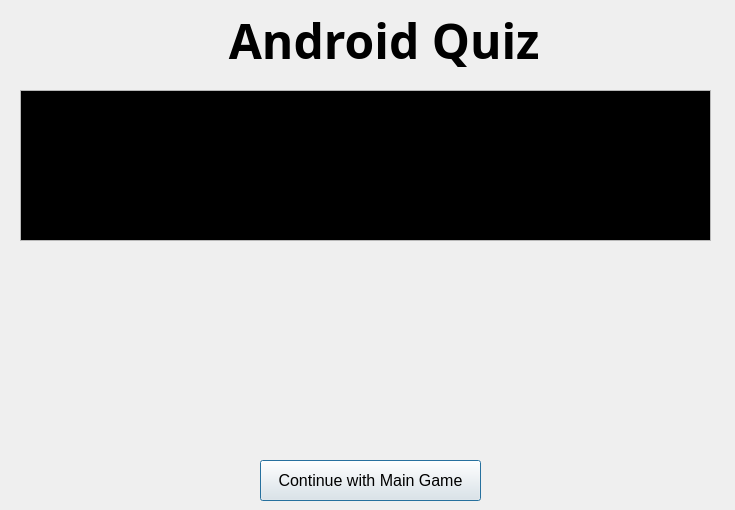
<?xml version="1.0" encoding="UTF-8"?>
<ui version="4.0">
 <class>AndroidQuiz</class>
 <widget class="QDialog" name="AndroidQuiz">
  <property name="geometry">
   <rect>
    <x>0</x>
    <y>0</y>
    <width>735</width>
    <height>510</height>
   </rect>
  </property>
  <property name="windowTitle">
   <string>Android Quiz</string>
  </property>
  <widget class="QTextBrowser" name="question">
   <property name="geometry">
    <rect>
     <x>20</x>
     <y>90</y>
     <width>691</width>
     <height>151</height>
    </rect>
   </property>
   <property name="palette">
    <palette>
     <active>
      <colorrole role="Text">
       <brush brushstyle="SolidPattern">
        <color alpha="255">
         <red>255</red>
         <green>255</green>
         <blue>255</blue>
        </color>
       </brush>
      </colorrole>
      <colorrole role="Base">
       <brush brushstyle="SolidPattern">
        <color alpha="255">
         <red>0</red>
         <green>0</green>
         <blue>0</blue>
        </color>
       </brush>
      </colorrole>
     </active>
     <inactive>
      <colorrole role="Text">
       <brush brushstyle="SolidPattern">
        <color alpha="255">
         <red>255</red>
         <green>255</green>
         <blue>255</blue>
        </color>
       </brush>
      </colorrole>
      <colorrole role="Base">
       <brush brushstyle="SolidPattern">
        <color alpha="255">
         <red>0</red>
         <green>0</green>
         <blue>0</blue>
        </color>
       </brush>
      </colorrole>
     </inactive>
     <disabled>
      <colorrole role="Text">
       <brush brushstyle="SolidPattern">
        <color alpha="255">
         <red>190</red>
         <green>190</green>
         <blue>190</blue>
        </color>
       </brush>
      </colorrole>
      <colorrole role="Base">
       <brush brushstyle="SolidPattern">
        <color alpha="255">
         <red>239</red>
         <green>235</green>
         <blue>231</blue>
        </color>
       </brush>
      </colorrole>
     </disabled>
    </palette>
   </property>
   <property name="font">
    <font>
     <family>Purisa</family>
     <pointsize>20</pointsize>
     <weight>75</weight>
     <italic>true</italic>
     <bold>true</bold>
    </font>
   </property>
   <property name="html">
    <string>&lt;!DOCTYPE HTML PUBLIC &quot;-//W3C//DTD HTML 4.0//EN&quot; &quot;http://www.w3.org/TR/REC-html40/strict.dtd&quot;&gt;
&lt;html&gt;&lt;head&gt;&lt;meta name=&quot;qrichtext&quot; content=&quot;1&quot; /&gt;&lt;style type=&quot;text/css&quot;&gt;
p, li { white-space: pre-wrap; }
&lt;/style&gt;&lt;/head&gt;&lt;body style=&quot; font-family:'Purisa'; font-size:20pt; font-weight:600; font-style:italic;&quot;&gt;
&lt;p style=&quot;-qt-paragraph-type:empty; margin-top:0px; margin-bottom:0px; margin-left:0px; margin-right:0px; -qt-block-indent:0; text-indent:0px; font-size:14pt;&quot;&gt;&lt;br /&gt;&lt;/p&gt;&lt;/body&gt;&lt;/html&gt;</string>
   </property>
  </widget>
  <widget class="QWidget" name="gridLayoutWidget">
   <property name="geometry">
    <rect>
     <x>20</x>
     <y>260</y>
     <width>691</width>
     <height>171</height>
    </rect>
   </property>
   <layout class="QGridLayout" name="answerGrid"/>
  </widget>
  <widget class="QLabel" name="label">
   <property name="geometry">
    <rect>
     <x>200</x>
     <y>10</y>
     <width>381</width>
     <height>61</height>
    </rect>
   </property>
   <property name="font">
    <font>
     <family>TlwgTypewriter</family>
     <pointsize>36</pointsize>
     <weight>75</weight>
     <italic>false</italic>
     <bold>true</bold>
    </font>
   </property>
   <property name="text">
    <string>Android Quiz </string>
   </property>
   <property name="alignment">
    <set>Qt::AlignCenter</set>
   </property>
  </widget>
  <widget class="QPushButton" name="b_ok">
   <property name="geometry">
    <rect>
     <x>260</x>
     <y>460</y>
     <width>221</width>
     <height>41</height>
    </rect>
   </property>
   <property name="font">
    <font>
     <pointsize>12</pointsize>
    </font>
   </property>
   <property name="text">
    <string>Continue with Main Game</string>
   </property>
  </widget>
 </widget>
 <resources/>
 <connections/>
</ui>
